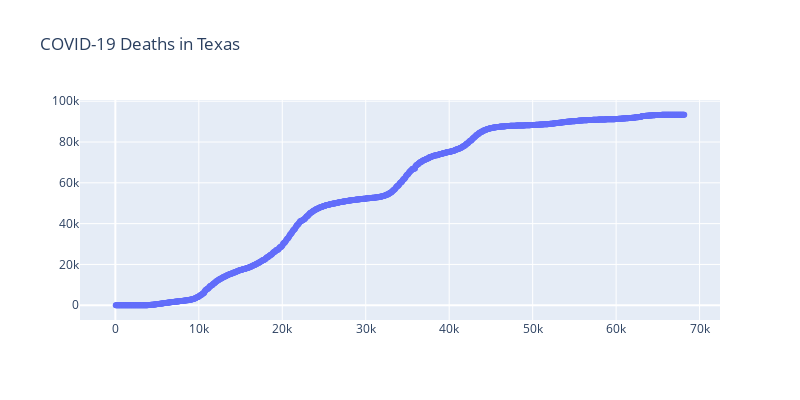

The cell this chart's notebook holds for it:
### Markdown cell above
### Updating the layout

In plotly, the **layout** consists of the following graph properties plus several more:

* height
* width
* title
* xaxis/yaxis
* legend
* margin
* annotations

### Code cell
fig = go.Figure()
fig.add_scatter(x=x, y=y, mode="lines+markers")
fig.update_layout(height=400, 
                  width=800,
                  title="COVID-19 Deaths in Texas")

### Figure 1 — Plotly figure (JSON) as saved in the notebook; plotly's stock layout.template omitted (floating-point values rounded to 4 significant figures; data arrays with more than 128 entries replaced by an {"elided": "..."} marker saying what was removed)
{"data": [{"mode": "lines+markers", "type": "scatter", "x": {"elided": "1196 int values"}, "y": {"elided": "1196 int values"}}], "layout": {"height": 400, "title": {"text": "COVID-19 Deaths in Texas"}, "width": 800}}
